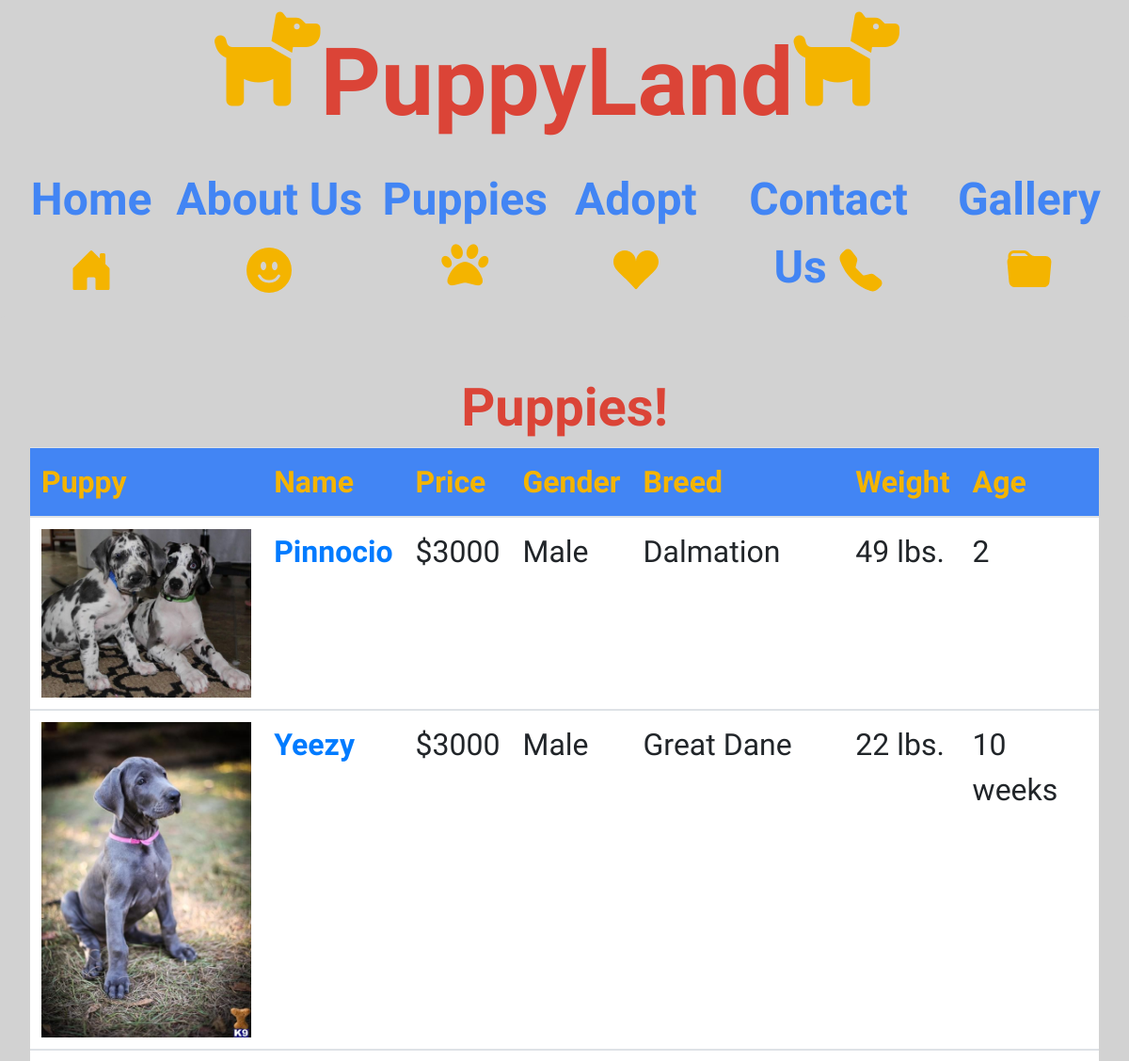
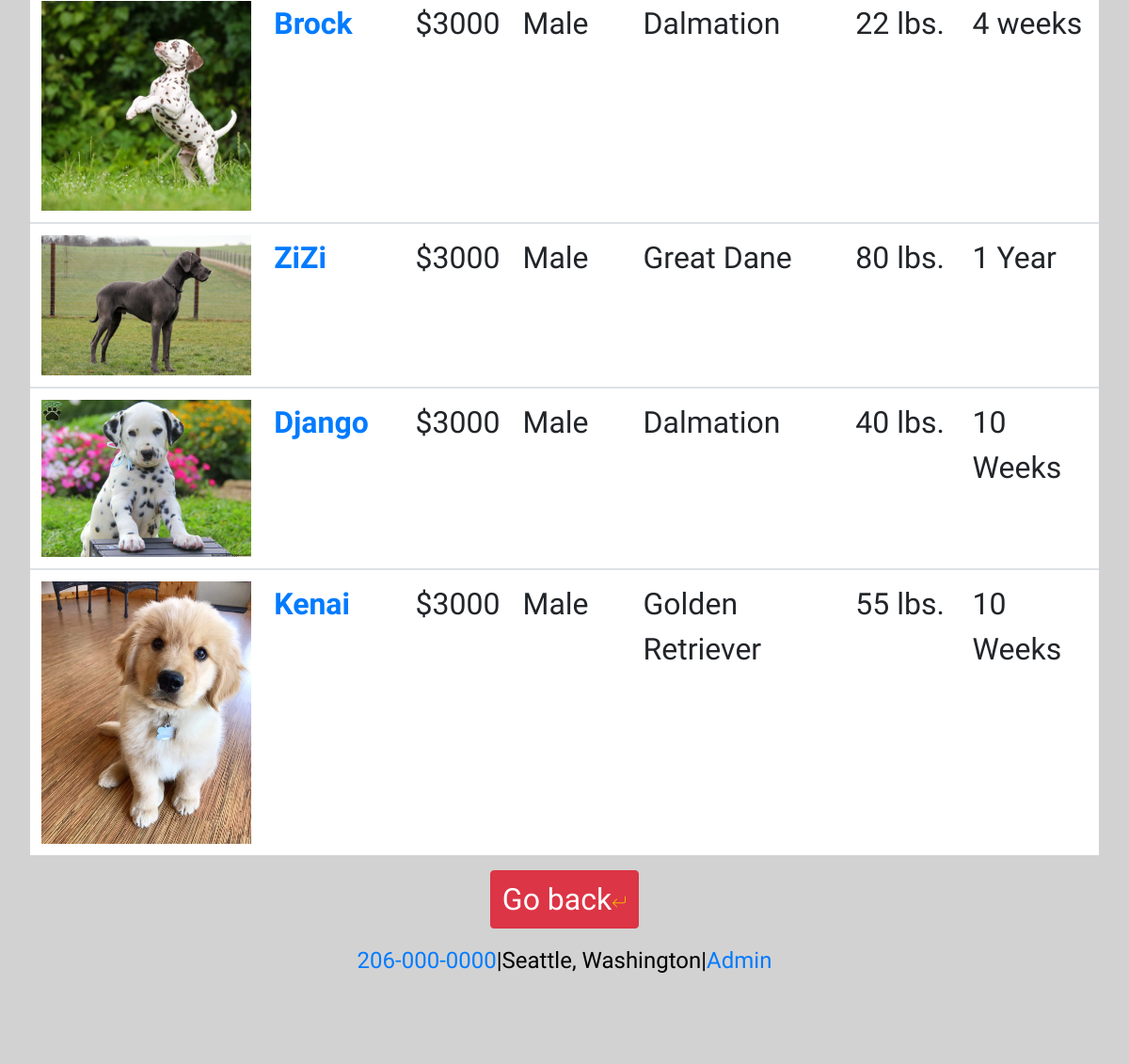
Before: /puppies with the older database file (2 pictures, top to bottom).
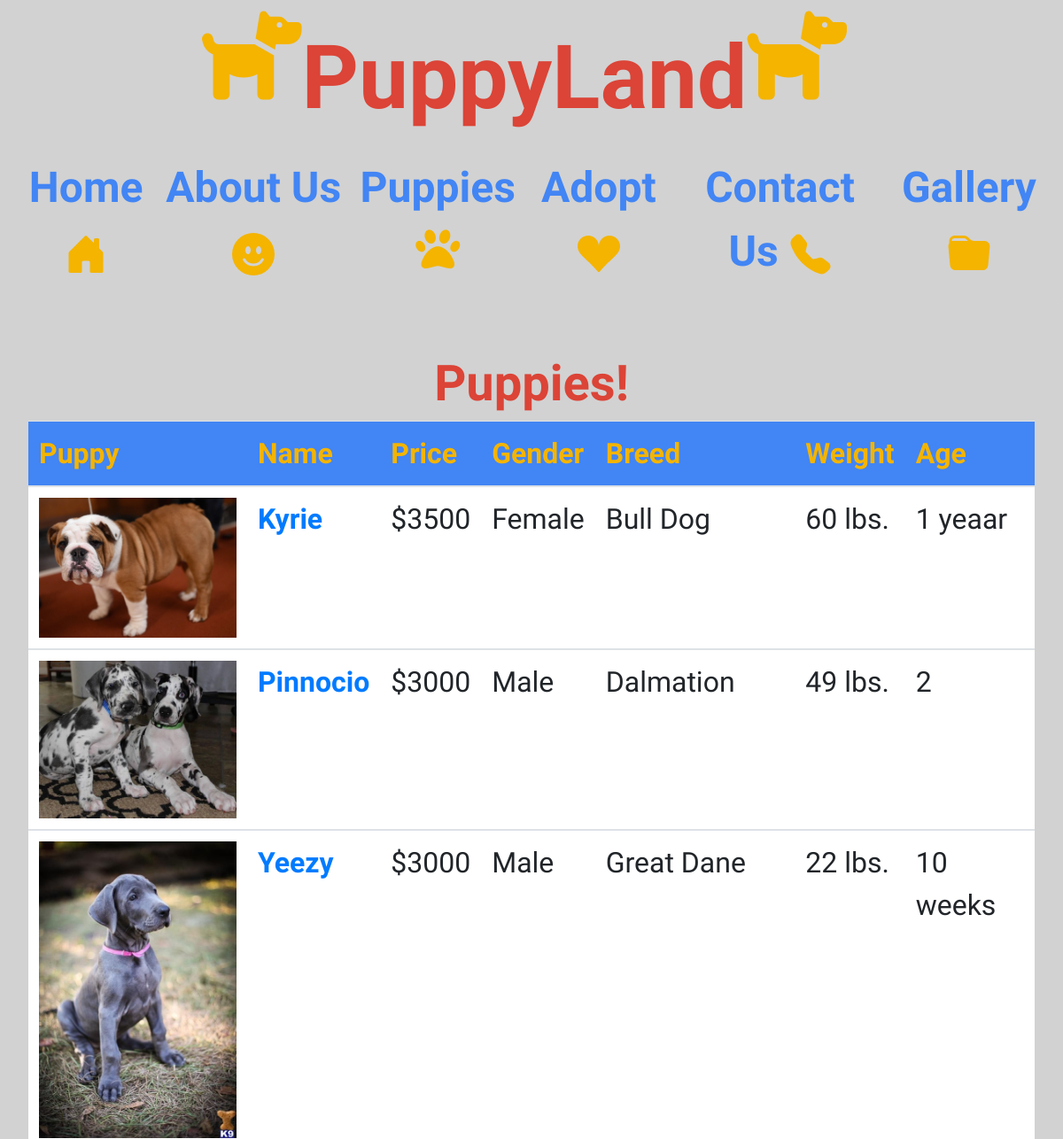
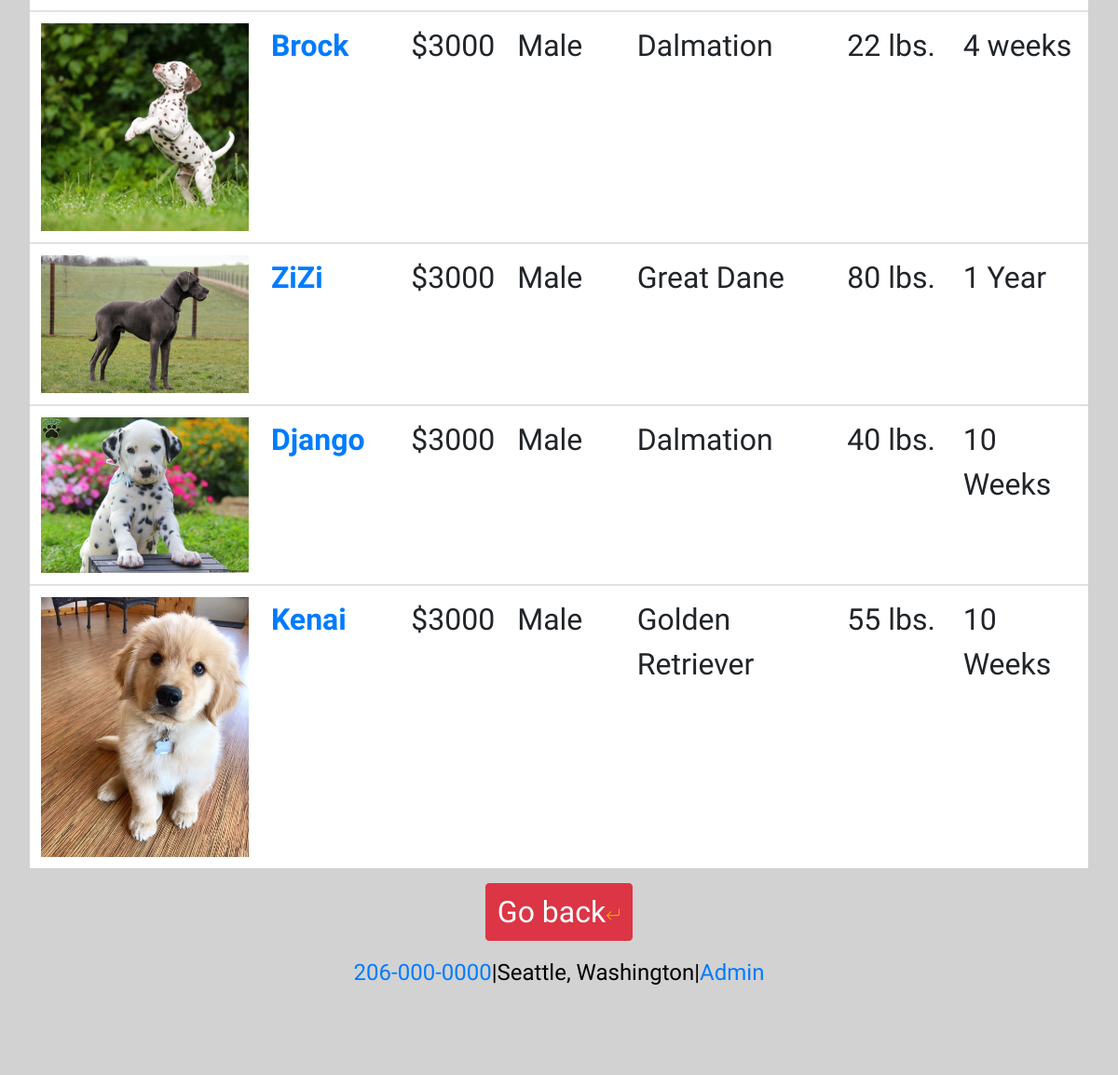
After: the same page with the newer database file (2 pictures, top to bottom).
### main/models.py (models this page shows, shortened)
class Dog(models.Model):
    dog_name = models.CharField(max_length=255)
    dog_breed = models.CharField(max_length=255)
    dog_gender = models.CharField(default = 000, max_length = 20)
    dog_weight = models.IntegerField()
    dog_age=models.CharField(default=0, max_length=200)
    dog_price=models.IntegerField(default=3000)
    img = models.FileField(default=None,null=True)
    created_at = models.DateTimeField(auto_now_add=True)
    updated_at = models.DateTimeField(auto_now=True)
    objects= DogManager()

### main/views.py (the view)
# urls.py: path('puppies',views.puppies),
def puppies(request):
    context = {
        'all_dogs': Dog.objects.all()
    }
    return render(request,'puppies.html',context)

### main/templates/puppies.html (shortened to what this page needs)
<!DOCTYPE html>
<html lang="en">
<head>
    <link rel="stylesheet" href="https://stackpath.bootstrapcdn.com/bootstrap/4.4.1/css/bootstrap.min.css">
    <link rel="stylesheet" href="static/css/style.css">
</head>
<body>
    <div class="fluid-container">
        <nav class="navbar navbar-expand-lg navbar-dark bg-primary">
            <a class="navbar-brand" href="/"><i class='fas fa-dog' style='font-size:100px'></i> PuppyLand <i class='fas fa-dog' style='font-size:100px'></i></a>
            <div class="collapse navbar-collapse" id="navbarNavAltMarkup">
                <div class="navbar-nav">
                    <a class="nav-link" href="/"> Home <span class="sr-only">(current)</span></a>
                    <a class="nav-link" href="/aboutus"> About Us </a>
                    <a class="nav-link" href="/puppies"> Puppies <i class='fas fa-paw' style='font-size:50px'></i></a>
                    <a class="nav-link" href="/adopt"> Adopt <svg xmlns="http://www.w3.org/2000/svg" width="1em" height="1em" fill="currentColor" class="bi bi-suit-heart-fill" viewBox="0 0 16 16">
                        <path d="M4 1c2.21 0 4 1.755 4 3.92C8 2.755 9.79 1 12 1s4 1.755 4 3.92c0 3.263-3.234 4.414-7.608 9.608a.513.513 0 0 1-.784 0C3.234 9.334 0 8.183 0 4.92 0 2.755 1.79 1 4 1z"/>
                      </svg> </a>
                    <a class="nav-link" href="/contactus"> Contact Us </a>
                    <a class="nav-link" href="gallery"> Gallery </a>
                </div>
            </div>
        </nav>
        <div class="jumbotron">
            <h1 class="display-4">Puppies!</h1>
        <table class="table">
            <thead class="thead">
              <tr>
                <th scope="col">Puppy</th>
                <th scope="col">Name</th>
                <th scope="col">Price</th>
                <th scope="col">Gender</th>
                <th scope="col">Breed</th>
                <th scope="col">Weight</th>
                <th scope="col">Age</th>
              </tr>
            </thead>
            <tbody>
              <tr>
                {%for dog in all_dogs reversed%}
                <td>
                  <img class="img-fluid"  src="{{MEDIA_URL}}{{dog.img}}" alt="">
                </td>
                <th scope="row"><a href="dog{{dog.id}}"> {{dog.dog_name}} </a></th>
                <td>${{dog.dog_price}}</td>
                <td>{{dog.dog_gender}}</td>
                <td>{{dog.dog_breed}}</td>
                <td>{{dog.dog_weight}} lbs.</td>
                <td>{{dog.dog_age}}</td>
              </tr>
            </tbody>
            {% endfor %}
          </table>
          <p class="lead">
            <a class="btn btn-danger" style="font-size: xx-large" href="/" role="button">Go back</a>
        </p>
        <footer class="footer"> <a href="tel:2060000000">206-000-0000</a>|Seattle, Washington|<a href="/admin">Admin</a></footer>
    </div>
</body>
</html>

### main/static/css/style.css (style rules this page uses)
a.navbar-brand { font-family: 'Sofia', cursive !important; font-size: 100px; display: flex; justify-content: center; color: #DB4437!important; font-weight: 999; }
nav { justify-content: center; display: flex; }
.nav-link { font-family: 'Sofia', cursive !important ; font-size: xxx-large; display: block; font-weight: 999; color: blue !important; }
body { background-color: #d2d2d2; }
.navbar { display: block; color: blue !important; background-color: #d2d2d2 !important; }
.navbar .navbar-nav { float: none; background-color:#d2d2d2!important }
.navbar .navbar-collapse { text-align: center; justify-content: center; }
.display-4 { display: flex; justify-content: center; font-weight: 999; color: #DB4437; }
p { display: flex; justify-content: center; font-size: xxx-large; }
.jumbotron { font-family: 'Sofia', cursive !important; background-color:#d2d2d2; color: black; justify-content: center; }
.navbar-nav .nav-link { color: #4285F4 !important; }
svg { color: #F4B400!important; }
i { color: #F4B400!important; }
.footer { display:flex; justify-content: center; font-size: x-large; font-family:'Sofia', cursive !important; }
table { font-family: 'Sofia', cursive !important; font-size: xx-large; background-color: white; }
thead { background-color:#4285F4 !important ; color: #F4B400; }

### main/templates/puppies.html (style rules this page uses)
img { height: 300px; width: 300px; }

Changed rows visible on the page:
added Dog: img (picture), dog_name "Kyrie", dog_price "3500", dog_gender "Female", dog_breed "Bull Dog", dog_weight "60", dog_age "1 yeaar"
